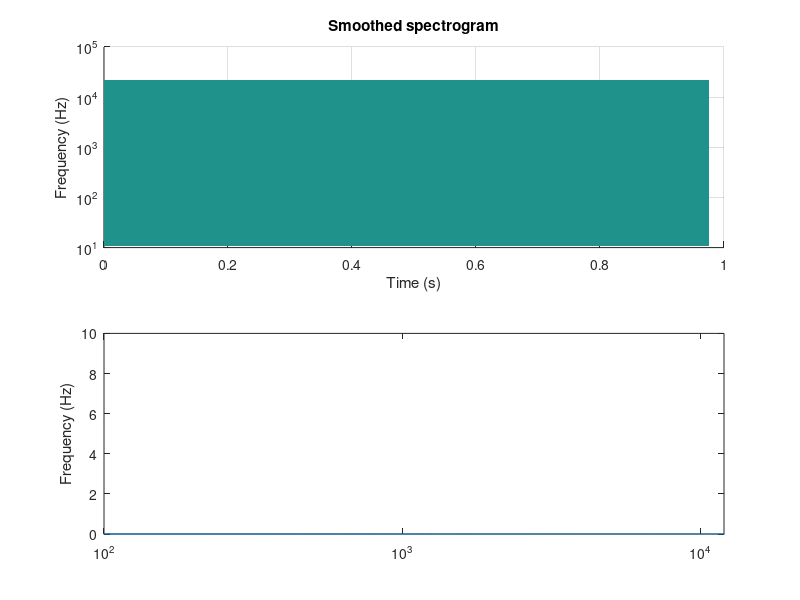

MATLAB code to generate this figure: (Note: this script raises an error after producing the figure.)
% LIVE SPECTROGRAM TEST ENVIRONMENT

%% CONSTANTS
FRAME_SIZE = 2048;
NUM_CHANNELS = 4;
SAMPLE_RATE_HZ = 44100;
TIME_TO_SAVE = 1;
WINDOW_SIZE = 4096;

% FRAMES_HELD is the number of frames held per channel
FRAMES_HELD = ceil(TIME_TO_SAVE*SAMPLE_RATE_HZ/FRAME_SIZE);

RUN_DURATION = 240;
F_AXIS = linspace(0,SAMPLE_RATE_HZ/2,WINDOW_SIZE/2+1);
T_AXIS = linspace(0,(FRAMES_HELD-1)*FRAME_SIZE/SAMPLE_RATE_HZ,FRAMES_HELD-1);

%% FIGURE PREP
figure;
% setup a spectrogram plot
subplot(2,1,1)
%hSurf1 = surf(linspace(0,1,FRAMES_HELD),linspace(0,1,WINDOW_SIZE/2+1),zeros(WINDOW_SIZE/2+1,FRAMES_HELD), 'EdgeColor', 'none');
hSurf1 = surf(zeros(WINDOW_SIZE/2+1,FRAMES_HELD), 'EdgeColor', 'none');
set(hSurf1,'XData',T_AXIS);
set(hSurf1,'YData',F_AXIS);

title('Smoothed spectrogram');
hAxis1 = gca;
view(0,90);
set(hAxis1, 'YScale', 'log');
xlabel('Time (s)')
ylabel('Frequency (Hz)')
%hAxis.YScale = 'log';
caxis auto

% plot the current spectrum
subplot(2,1,2)
hPlot1 = plot(F_AXIS,zeros(WINDOW_SIZE/2+1,1));
hAxis2 = gca;
set(hAxis2,'XScale','log');
set(hAxis2,'YLimMode','manual','YLim',[0,10]);
set(hAxis2,'XLim', [100, 12000])
ylabel('Frequency (Hz)')

%% Audio setup
har = dsp.AudioRecorder('NumChannels',NUM_CHANNELS,...
    'SamplesPerFrame',FRAME_SIZE,'SampleRate',SAMPLE_RATE_HZ);
%har.ChannelMappingSource = 'Property';
disp('Begin testing');

%% Main loop
timeseriesBuffer = zeros(FRAMES_HELD*FRAME_SIZE,NUM_CHANNELS);
chanNumber = 1;
tic;
while toc < RUN_DURATION
    singleAudioFrame = step(har);
    curFrame = singleAudioFrame;
    % do filter design (cont.) --> a, b coeffs
    [b,a] = butter(5,1/85,'high');
    % use filter(b,a,curFrame)
    filteredExtract = filter(b,a,curFrame);
    curFramefft = fft(filteredExtract,44100);
    m = max(curFramefft);
    M = abs(m);
    Direction(M(1),M(2),M(3),M(4));
    % load the current frame into timeseriesBuffer and push the last frame
    % out (each column holds NUM_FRAMES_HELD frames)
    timeseriesBuffer(:,:) = [curFrame; ...
        timeseriesBuffer(1:((FRAMES_HELD-1)*FRAME_SIZE),:)];
    
    S = spectrogram(timeseriesBuffer(:,chanNumber),WINDOW_SIZE,FRAME_SIZE);
    Sdb = 10*log10(S);
    set(hSurf1,'ZData',abs(Sdb));
    set(hPlot1,'YData',abs(S(:,2)))
    drawnow;
end

release(har);
disp('Recording complete');